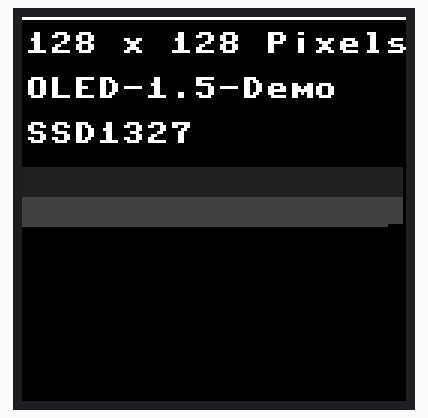
A program run on a simulated Raspberry Pi Pico running MicroPython. Parts: 128×128 colour display.

Above: at 0.8 s.
At 1.2 s:
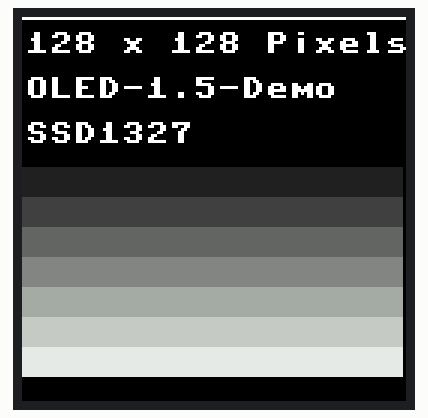

Measured:
- what the display in image 0 shows lasts 0.5 s, from 0.7 s to 1.2 s

The program:

I2C1-OLED.py
```python
from machine import Pin,I2C
import framebuf
import time


class OLED_1inch5(framebuf.FrameBuffer):
    def __init__(self,i2c_num=1,i2c_scl=7,i2c_sda=6,i2c_freq=400_000):

        self.width  = 128
        self.height = 128

        self.rotate = 180 #only 0 and 180

        self.olde_addr = 0x3d

        self.i2c = I2C(id=i2c_num, scl=Pin(i2c_scl), sda=Pin(i2c_sda), freq=i2c_freq)


        self.temp = bytearray(2)
        self.buffer = bytearray(self.height * self.width // 2)

        super().__init__(self.buffer, self.width, self.height, framebuf.GS4_HMSB)
        self.init_display()

        self.white =   0xf
        self.balck =   0x0000

    def write_cmd(self, cmd):
        self.temp[0] = 0x00
        self.temp[1] = cmd
        self.i2c.writeto(self.olde_addr, self.temp)

    def write_data(self, buf):
        self.temp[0] = 0x40
        self.temp[1] = buf
        self.i2c.writeto(self.olde_addr, self.temp)
#         self.i2c.writeto(self.olde_addr, (b'/x40' + buf))

    def init_display(self):
        """Initialize dispaly"""

        self.write_cmd(0xae)     #--turn off oled panel

        self.write_cmd(0x15)     #  set column address
        self.write_cmd(0x00)     #  start column   0
        self.write_cmd(0x7f)     #  end column   127

        self.write_cmd(0x75)     #   set row address
        self.write_cmd(0x00)     #  start row   0
        self.write_cmd(0x7f)     #  end row   127

        self.write_cmd(0x81)     # set contrast control
        self.write_cmd(0x80)

        self.write_cmd(0xa0)     # gment remap
        self.write_cmd(0x51)     #51

        self.write_cmd(0xa1)     # start line
        self.write_cmd(0x00)

        self.write_cmd(0xa2)     # display offset
        self.write_cmd(0x00)

        self.write_cmd(0xa4)     # rmal display
        self.write_cmd(0xa8)     # set multiplex ratio
        self.write_cmd(0x7f)

        self.write_cmd(0xb1)     # set phase leghth
        self.write_cmd(0xf1)

        self.write_cmd(0xb3)     # set dclk
        self.write_cmd(0x00)     #80Hz:0xc1 90Hz:0xe1   100Hz:0x00   110Hz:0x30 120Hz:0x50   130Hz:0x70     01

        self.write_cmd(0xab)     #
        self.write_cmd(0x01)     #

        self.write_cmd(0xb6)     # set phase leghth
        self.write_cmd(0x0f)

        self.write_cmd(0xbe)
        self.write_cmd(0x0f)

        self.write_cmd(0xbc)
        self.write_cmd(0x08)

        self.write_cmd(0xd5)
        self.write_cmd(0x62)

        self.write_cmd(0xfd)
        self.write_cmd(0x12)

        time.sleep(0.1)
        self.write_cmd(0xAF);#--turn on oled panel
    def setwindows(self, Xstart, Ystart, Xend, Yend):
        if((Xstart > self.width) or (Ystart > self.height) or (Xend > self.width) or (Yend > self.height)):
            return
        self.write_cmd(0x15)
        self.write_cmd(Xstart//2)
        self.write_cmd(Xend//2 - 1)

        self.write_cmd(0x75)
        self.write_cmd(Ystart)
        self.write_cmd(Yend - 1)

    def show(self):
        self.setwindows(0, 0, 128, 128)
#         self.write_data(self.buffer)
        for i in range(0, self.height):
             for j in range(0, self.width//2):
                     self.write_data(self.buffer[j+self.width // 2*i])
        return


if __name__=='__main__':

    OLED = OLED_1inch5()
    OLED.fill(0)
    OLED.text("128 x 128 Pixels",1,5,OLED.white)
    OLED.text("OLED-1.5-Demo",1,20,OLED.white)
    OLED.text("SSD1327",1,35,OLED.white)
    OLED.line(0,0,127,0,OLED.white)
    OLED.fill_rect(0, 50,127,60,  2)
    OLED.fill_rect(0, 60,127,70,  4)
    OLED.fill_rect(0, 70,127,80,  6)
    OLED.fill_rect(0, 80,127,90,  8)
    OLED.fill_rect(0, 90,127,100, 10)
    OLED.fill_rect(0,100,127,110, 12)
    OLED.fill_rect(0,110,127,120, 14)
    OLED.fill_rect(0,120,127,128, 16)
    OLED.show()
    time.sleep(1)
    while True:
        pass
```
